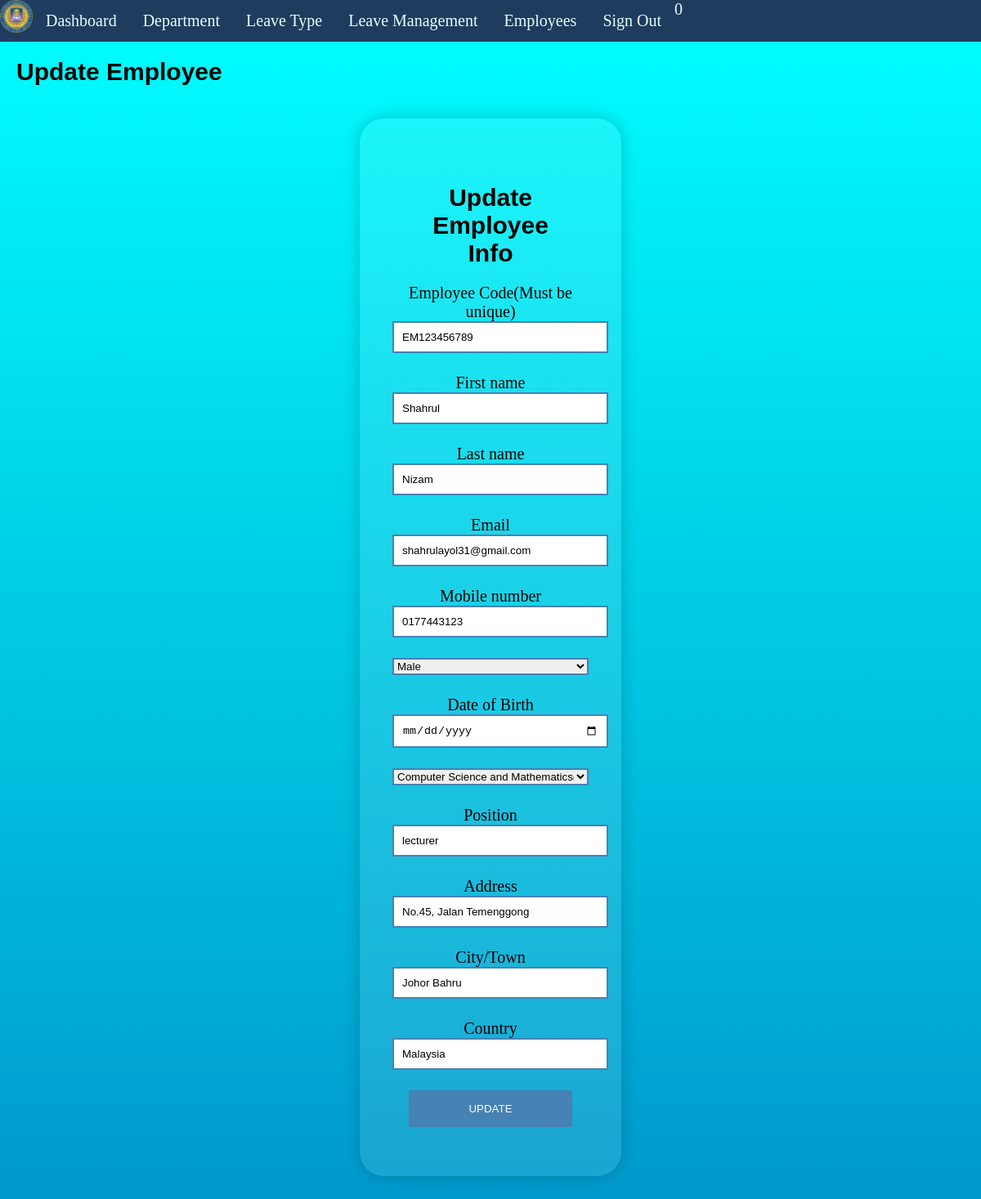
/admin/editemployee.php?empid=3 (signed in), run on the app's committed database.
### tables this page shows
CREATE TABLE `tblemployees` (
  `id` int(11) NOT NULL,
  `EmpId` varchar(100) NOT NULL,
  `FirstName` varchar(150) NOT NULL,
  `LastName` varchar(150) NOT NULL,
  `EmailId` varchar(200) NOT NULL,
  `Password` varchar(180) NOT NULL,
  `Gender` varchar(100) NOT NULL,
  `Dob` varchar(100) NOT NULL,
  `Department` varchar(255) NOT NULL,
  `Position` varchar(100) NOT NULL,
  `Address` varchar(255) NOT NULL,
  `City` varchar(200) NOT NULL,
  `Country` varchar(150) NOT NULL,
  `Phonenumber` char(11) NOT NULL,
  `Status` int(1) NOT NULL,
  `RegDate` timestamp NOT NULL DEFAULT CURRENT_TIMESTAMP
);

### admin/editemployee.php (the view, shortened to what this page needs)
<?php
    include('includes/config.php');
    if(strlen($_SESSION['alogin'])==0)
    {
        header('location:index.php');
    }
    else{
    ?>
<!DOCTYPE html>
<html lang="en">
    <head>
    </head>
    <body>
        <?php include('includes/sidebar.php');?>
        <main class="mn-inner">
                <h2>Update Employee</h2>
                <div class="card-content">
                    <form id="form" method="post" name="updatemp">
                        <div>
                        <h3>Update Employee Info</h3>
                        <section>
                            <div class="row">
                                <?php
                                $eid=intval($_GET['empid']);
                                $sql = "SELECT * from  tblemployees where id=:eid";
                                $query = $dbh -> prepare($sql);
                                $query -> bindParam(':eid',$eid, PDO::PARAM_STR);
                                $query->execute();
                                $results=$query->fetchAll(PDO::FETCH_OBJ);
                                if($query->rowCount() > 0)
                                {
                                    foreach($results as $result)
                                    {               ?>
                                        <div class="col-form">
                                            <label for="empcode">Employee Code(Must be unique)</label>
                                            <input  name="empcode" id="empcode" value="<?php echo htmlentities($result->EmpId);?>" type="text" >
                                        </div>
                                        <div class="col-form">
                                            <label for="firstName">First name</label>
                                            <input id="firstName" name="firstName" value="<?php echo htmlentities($result->FirstName);?>"  type="text" >
                                        </div>
                                        <div class="icol-form">
                                            <label for="lastName">Last name </label>
                                            <input id="lastName" name="lastName" value="<?php echo htmlentities($result->LastName);?>" type="text">
                                        </div>
                                        <div class="col-form">
                                            <label for="email">Email</label>
                                            <input  name="email" type="email" id="email" value="<?php echo htmlentities($result->EmailId);?>">
                                        </div>
                                        <div class="col-form">
                                            <label for="phone">Mobile number</label>
                                            <input id="phone" name="mobileno" type="tel" value="<?php echo htmlentities($result->Phonenumber);?>" maxlength="10">
                                        </div>
                                        <div class="col-form">
                                            <select  name="gender">
                                                <option value="<?php echo htmlentities($result->Gender);?>"><?php echo htmlentities($result->Gender);?></option>
                                            </select>
                                        </div>
                                        <div class="col-form">
                                            <label for="birthdate">Date of Birth</label>
                                            <input id="birthdate" name="dob" type="date" class="datepicker" value="<?php echo htmlentities($result->Dob);?>" >
                                        </div>
                                        <div class="col-form">
                                            <select  name="department">
                                                <option value="<?php echo htmlentities($result->Department);?>"><?php echo htmlentities($result->Department);?></option>
                                            </select>
                                        </div>
                                        <div class="col-form">
                                            <label for="position">Position</label>
                                            <input id="position" name="position" type="text"  value="<?php echo htmlentities($result->Position);?>" >
                                        </div>
                                        <div class="col-form">
                                            <label for="address">Address</label>
                                            <input id="address" name="address" type="text"  value="<?php echo htmlentities($result->Address);?>" >
                                        </div>
                                        <div class="col-form">
                                            <label for="city">City/Town</label>
                                            <input id="city" name="city" type="text"  value="<?php echo htmlentities($result->City);?>" >
                                        </div>
                                        <div class="col-form">
                                            <label for="country">Country</label>
                                            <input id="country" name="country" type="text"  value="<?php echo htmlentities($result->Country);?>" >
                                        </div>
                                        <?php
                                    }
                                }?>
                                <div class="col">
                                    <button type="submit" name="update"  id="update">UPDATE</button>
                                </div>
                            </div>
                        </section>
                    </form>
                </div>
        </main>
    </body>
</html>
<?php } ?>

### admin/editemployee.php (style rules this page uses)
h2 { padding: 10px; margin: 10px; font-family: Impact,Charcoal,sans-serif; font-size: 30px; }
h3 { padding: 10px; margin: 10px; font-family: Impact,Charcoal,sans-serif; font-size: 30px; }
form { text-align: center; margin: 30px auto; width: 320px; }
form { position:center; box-sizing:border-box; padding:60px 40px; transition: 0.5s; background: rgba(255,255,255,0.1); box-shadow: 0 0 20px rgba(0,0,0,0.2); border-radius: 30px; }
input { padding: 10px; }
input[type=text], input[type=email], input[type=tel],input[type=date] { display: block; margin-bottom: 25px; width: 100%; border:2px solid steelblue; }
select { display: block; margin-bottom: 25px; width: 100%; border:2px solid steelblue; }
button { width: 200px; height: 45px; border:none; background:steelblue; color: white; }
body { background: linear-gradient(to bottom, #00ffff 0%, #0099cc 100%); background-size: cover; background-attachment: fixed; font-size: 20px; }

### admin/includes/sidebar.php (style rules this page uses)
* { margin: 0; padding: 0; }

### data on the page
tblemployees: empcode "EM123456789", firstName "Shahrul", lastName "Nizam", email "shahrulayol31@gmail.com", mobileno "0177443123", gender "Male", department "Computer Science and Mathematics(CS)", position "lecturer", address "No.45, Jalan Temenggong", city "Johor Bahru", country "Malaysia"

### other printed values
$unreadcount "0"
